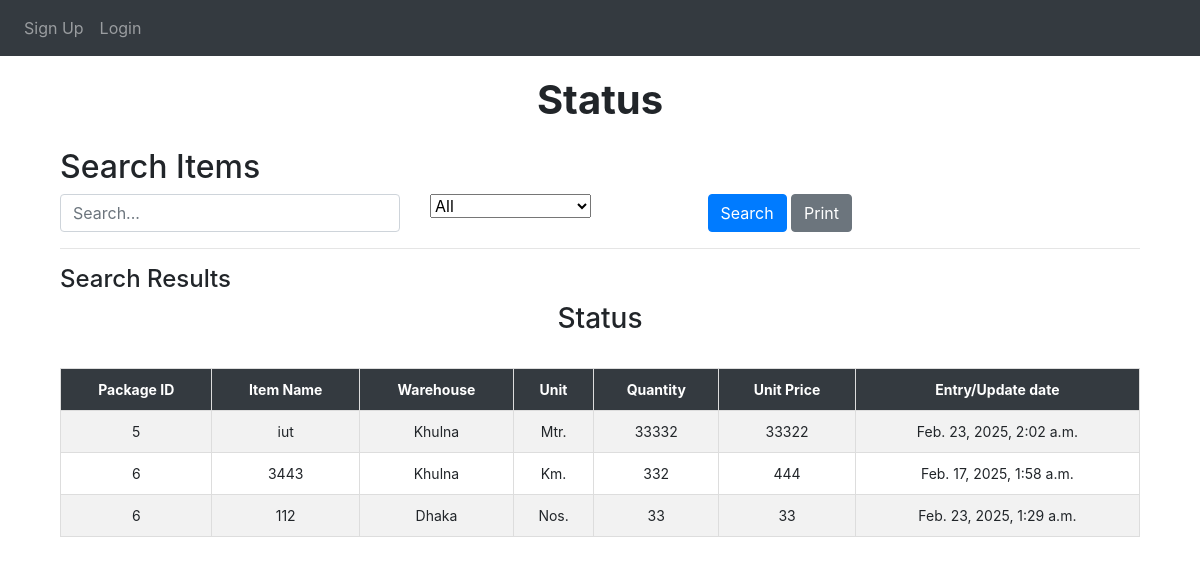
Page /status/ on the earlier database version.
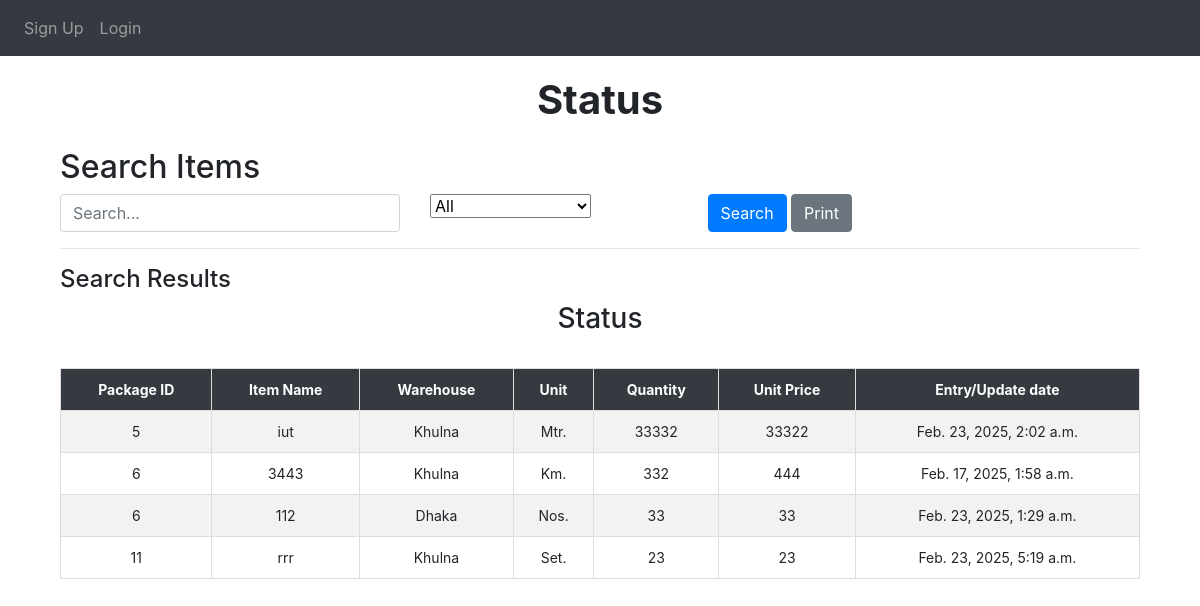
Same page on the later database version.
### App_Entry/models.py (models this page shows, shortened)
class Item(models.Model):
    WAREHOUSE_CHOICES = [
        ("Dhaka", "Dhaka"),
        ("Khulna", "Khulna"),
        ("Chittagong", "Chittagong"),
    ]
    UNIT_CHOICES = [
        ("Nos.", "Nos."),
        ("Mtr.", "Mtr."),
        ("Km.", "Km."),
        ("Set.", "Set."),
        ("Pair.", "Pair."),
    ]
    name = models.CharField(max_length=255)
    description = models.TextField(blank=True, null=True)
    warehouse = models.CharField(
        max_length=50, choices=WAREHOUSE_CHOICES, default="Dhaka"
    )
    unit_of_item = models.CharField(
        max_length=10, choices=UNIT_CHOICES, default="Nos."
    )  # Updated field
    unit_price = models.BigIntegerField(default=0)
    quantity_of_item = models.BigIntegerField(default=0)
    package = models.ForeignKey(
        Package,
        on_delete=models.SET_NULL,
        related_name="package_of_item",
        null=True,
    )
    created_at = models.DateTimeField(auto_now_add=True)

class Package(models.Model):
    packageId = models.BigIntegerField(unique=True)

### App_Status/views.py (the view, shortened to what this page needs)
# urls.py: path("", views.status_page, name="status_page"),
def status_page(request):
    query = request.GET.get("query", "").strip()  # Strip leading/trailing whitespaces from query input
    filter_by = request.GET.get("filter_by", "All")
    date_filter = request.GET.get("date", "")
    items = Item.objects.all()
    if filter_by == "Entry/Update date" and date_filter:
        try:
            date_obj = datetime.strptime(date_filter, "%Y-%m-%d")
            items = items.filter(created_at__date=date_obj.date())
        except ValueError:
            pass  # If the date format is invalid, ignore the filter
    items = items.order_by("package__packageId")
    return render(
        request,
        "App_Status/status.html",
        {
            "items": items,
            "query": query,
            "filter_by": filter_by,
            "date_filter": date_filter,
        },
    )

### templates/App_Status/status.html (shortened to what this page needs)
{% extends 'base.html' %}
{% load crispy_forms_tags %}
{% load static %}
{% block body_block %}
<center><h1><b> Status </b></h1></center>
<div class="container mt-4">
    <h2>Search Items</h2>
    <form method="GET" action="{% url 'App_Status:status_page' %}" class="row g-3">
        <div class="col-md-4">
            <input type="text" name="query" id="searchQuery" class="form-control" placeholder="Search..." value="{{ query }}">
        </div>
        <div class="col-md-3">
            <select name="filter_by" id="filterDropdown" class="form-select" onchange="toggleInputFields()">
                <option value="All" {% if filter_by == "All" %}selected{% endif %}>All</option>
            </select>
        </div>
        <div class="col-md-2">
            <button type="submit" class="btn btn-primary me-3">Search</button>
            <button type="button" class="btn btn-secondary" onclick="printResults()">Print</button>
        </div>
    </form>
    <hr>
    <h4>Search Results</h4>
    <div id="printableArea" class="table-responsive">
        <h3 class="text-center">Status</h3>
        <br>
        <table class="table table-bordered table-striped table-hover">
            <thead class="table-dark sticky-top">
                <tr>
                    <th>Package ID</th>
                    <th>Item Name</th>
                    <th>Warehouse</th>
                    <th>Unit</th>
                    <th>Quantity</th>
                    <th>Unit Price</th>
                    <th>Entry/Update date</th>
                </tr>
            </thead>
            <tbody>
                {% if items %}
                    {% for item in items %}
                    <tr>
                        <td>{{ item.package.packageId }}</td>
                        <td>{{ item.name }}</td>
                        <td>{{ item.warehouse }}</td>
                        <td>{{ item.unit_of_item }}</td>
                        <td>{{ item.quantity_of_item }}</td>
                        <td>{{ item.unit_price }}</td>
                        <td>{{ item.created_at }}</td>
                    </tr>
                    {% endfor %}
                {% else %}
                    <tr>
                        <td colspan="7" class="text-center text-danger">No matching data found</td>
                    </tr>
                {% endif %}
            </tbody>
        </table>
    </div>
</div>
{% endblock %}

Differences in the rows shown:
added Item: package.packageId "11", name "rrr", warehouse "Khulna", unit_of_item "Set.", quantity_of_item "23", unit_price "23", created_at "Feb. 23, 2025, 5:19 a.m."
